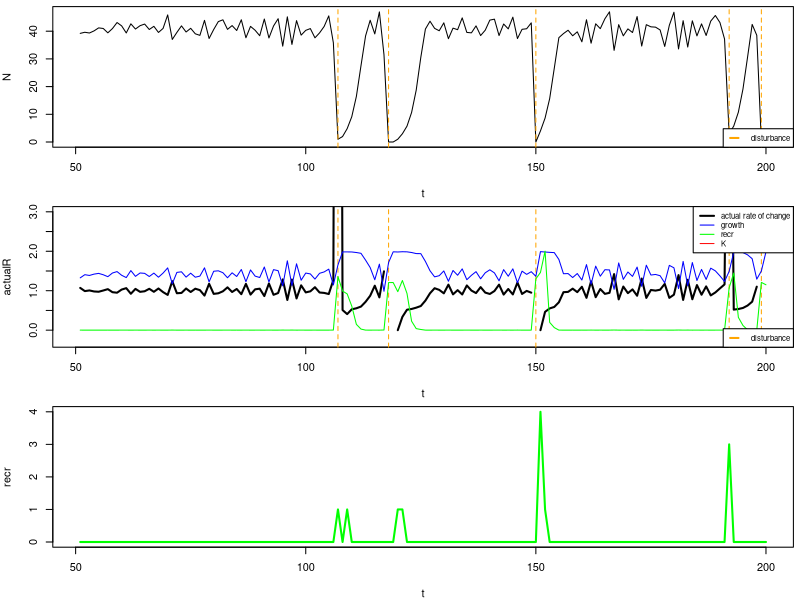

Source code (R):
# Beverton-Holt Model

inv.plogis <- binomial()$linkfun

# Function to simulate Beverton-Holt model
beverton_holt <- function(
    N0, timesteps, spinup = 0, sample_interval = 1,
    b0_e = 0.0, b1_e = 0.0,
    b0_k = 100, b1_k = 0.3, 
    b1_g = 0.0, b2_g = 0,
    b0_r = 1, b1_recr = 0.1, b2_recr = -0.001, opt_x1 = 1,
    distP = 0.01, Nrep = 1
    ) {
  
  out_df <- data.frame(
    rep = integer(), t = integer(), N=numeric(), x1=numeric(), K=numeric(), g=numeric(), 
    recr = numeric(), recr_mean = numeric(), disturbance = integer(), 
    actualR = numeric())
  
  for(rep_i in 1:Nrep){
    
    # Create vectors to store N sizes and time steps
    N <- numeric(timesteps)
    
    # Set initial N size
    N[1] <- N0
    recr = 1

    for (t in 2:timesteps) {
      #if(t < cc_range[1]) 
      x1 = b0_e + rnorm(1,0,.02)
      x1[x1>1] = 1
      x1[x1<0] = 0
      #x1 = plogis(b0_e + b1_e*(t - opt_x1)^2+runif(1,0,1))
      K = b0_k + b1_k * x1
      g = plogis(b1_g * x1 + b2_g*N[t-1])*2
    
      #recr_mean = b0_r*exp(b1_recr*x1 + b2_recr*N[t] - 1)
      
      # Simulate N dynamics
      disturbance = rbinom(1,1,1-distP)
      
      N[t] <- (g * N[t-1]) / (1 + (N[t-1] / K))*disturbance
      
      recr = max(recr, 1)
      K_r = 10
      g_recr = plogis(b0_r + b1_recr*x1+b2_recr*N[t])*2
      if(g_recr < 0.0001) g_recr = 0
      recr_mean = (g_recr * recr) / (1 + (recr / K_r))
      
      recr = rpois(1, recr_mean)  
      
      N[t] = N[t] + recr
      
      out_df <- rbind(
        out_df,
        data.frame(rep=rep_i, t=t, N=N[t], x1, K, g, recr_mean, recr,disturbance, actualR = N[t-1]/N[t])
      )
      
    }
  }

  sample_vec <- seq(spinup, timesteps-1, sample_interval)
  # Return the N sizes and time steps
  return(out_df[sample_vec,])
}

# Run the Beverton-Holt model simulation
sim_df <- beverton_holt(N0 = 10, timesteps = 500, 
  b0_e = 1, b1_e = 0.0,
  b0_k = 100, b1_k = 4.9, b1_g = 1.4, b0_r = 30, b1_recr = 8.1, b2_recr = -3.1, 
  distP = 0.02, Nrep = 1, opt_x1 = 250
)

#sim_df <- aggregate(. ~ t, data = sim_df, mean, na.rm = TRUE)

plot_bh <- function(sim_df){
  par(mfrow =c(3,1),mar=c(4,4,0.5,0.5))
  plot(N~t, data = sim_df, type = "l")
  abline(h = 100)
  abline(v = sim_df[sim_df$disturbance == 0,]$t, col = "orange", lty = 2)
  legend("bottomright",legend = c("disturbance"), 
         col = c("orange"), lty = 2, lwd = c(2), cex = 0.7)
  # abline(v = c(seq(0,nrow(sim_df), 100)), col = "grey50", lty = 2)
  plot(actualR~t, data = sim_df, type = "l", ylim = c(-0.3,3), lwd = 2)
  # abline(v = c(seq(0,nrow(sim_df), 100)), col = "grey50", lty = 2)
  abline(v = sim_df[sim_df$disturbance == 0,]$t, col = "orange", lty = 2)
  lines(g~t, data = sim_df, col = "blue")
  lines(recr_mean~t, data = sim_df, col = "green")
  lines(K~t, data = sim_df, col = "red")
  
  legend("topright",legend = c("actual rate of change","growth","recr","K"), 
         col = c("black","blue","green","red"), lty = 1, lwd = c(2,1,1,1), cex = 0.7)
  legend("bottomright",legend = c("disturbance"), 
         col = c("orange"), lty = 2, lwd = c(2), cex = 0.7)
  
  plot(recr~t, data = sim_df, type = "l", lwd = 2, col = "green")
}
data.frame(
  par = c("distP", "b0_e","b1_recr", "b2_recr", "b1_g","b2_g"),
  default = c(0.01, 0.5, 20, -0.2, 3, -0.1),
  min = c(0, 0, 0, -5, 0, -5),
  max = c(0.2, 1, 50, 0, 10,0)
)


sim_df <- beverton_holt(
  N0 = 0, timesteps = 200, spinup = 50,
  b0_e = 0.5, b1_e = 0,
  b0_k = 100, b1_k = 0, 
  b1_g = 10, b2_g = -0.1,
  b0_r = inv.plogis(0.0001), b1_recr = 20, b2_recr = -0.2,
  distP = 0.02, Nrep = 1, opt_x1 = 250)
plot_bh(sim_df)
inv.plogis(0)
head(1)
